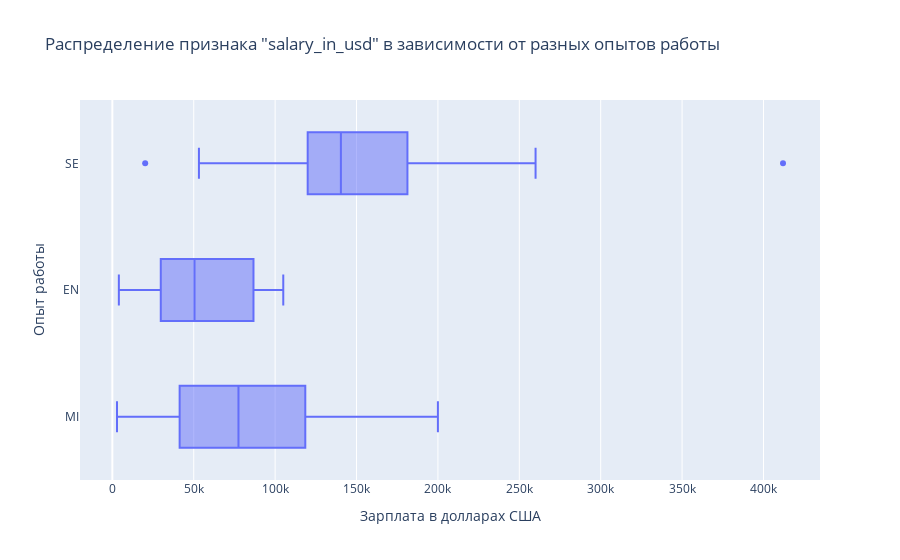

Source (notebook cell):
### Code cell
fig = px.box(ds_job, 
             x='salary_in_usd', 
             y= 'experience_level', 
             title='Распределение признака "salary_in_usd" в зависимости от разных опытов работы',
             labels= dict(experience_level ='Опыт работы', salary_in_usd='	Зарплата в долларах США')
             )
fig

### Figure 1 — Plotly figure (JSON) as saved in the notebook; plotly's stock layout.template omitted (floating-point values rounded to 4 significant figures; data arrays with more than 128 entries replaced by an {"elided": "..."} marker saying what was removed)
{"data": [{"alignmentgroup": "True", "hovertemplate": "\tЗарплата в долларах США=%{x}<br>Опыт работы=%{y}<extra></extra>", "legendgroup": "", "marker": {"color": "#636efa"}, "name": "", "notched": false, "offsetgroup": "", "orientation": "h", "showlegend": false, "type": "box", "x": {"elided": "143 int values"}, "x0": " ", "xaxis": "x", "y": {"elided": "143 str values"}, "y0": " ", "yaxis": "y"}], "layout": {"boxmode": "group", "legend": {"tracegroupgap": 0}, "title": {"text": "Распределение признака \"salary_in_usd\" в зависимости от разных опытов работы"}, "xaxis": {"anchor": "y", "domain": [0, 1], "title": {"text": "\tЗарплата в долларах США"}}, "yaxis": {"anchor": "x", "domain": [0, 1], "title": {"text": "Опыт работы"}}}}
